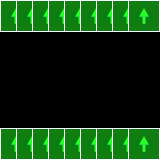

Tiled map render using the project's own tile images. Description and the whole map definition, tile-layer contents included, below:
An orthogonal 10x10 tile map with 16x16 px tiles, 1 tile layer (Calque de Tile 1).

<map version="1.0" orientation="orthogonal" renderorder="left-up" width="10" height="10" tilewidth="16" tileheight="16" nextobjectid="1">
 <tileset firstgid="1" name="T1" tilewidth="32" tileheight="32" tilecount="24" columns="4">
  <image source="06_32x32_32x64.png" width="128" height="192" />
 </tileset>
 <layer name="Calque de Tile 1" width="10" height="10">
  <data>
   <tile gid="0" />
   <tile gid="0" />
   <tile gid="0" />
   <tile gid="0" />
   <tile gid="0" />
   <tile gid="0" />
   <tile gid="0" />
   <tile gid="0" />
   <tile gid="0" />
   <tile gid="0" />
   <tile gid="5" />
   <tile gid="5" />
   <tile gid="5" />
   <tile gid="5" />
   <tile gid="5" />
   <tile gid="5" />
   <tile gid="5" />
   <tile gid="5" />
   <tile gid="5" />
   <tile gid="0" />
   <tile gid="0" />
   <tile gid="0" />
   <tile gid="0" />
   <tile gid="0" />
   <tile gid="0" />
   <tile gid="0" />
   <tile gid="0" />
   <tile gid="0" />
   <tile gid="0" />
   <tile gid="0" />
   <tile gid="0" />
   <tile gid="0" />
   <tile gid="0" />
   <tile gid="0" />
   <tile gid="0" />
   <tile gid="0" />
   <tile gid="0" />
   <tile gid="0" />
   <tile gid="0" />
   <tile gid="0" />
   <tile gid="0" />
   <tile gid="0" />
   <tile gid="0" />
   <tile gid="0" />
   <tile gid="0" />
   <tile gid="0" />
   <tile gid="0" />
   <tile gid="0" />
   <tile gid="0" />
   <tile gid="0" />
   <tile gid="0" />
   <tile gid="0" />
   <tile gid="0" />
   <tile gid="0" />
   <tile gid="0" />
   <tile gid="0" />
   <tile gid="0" />
   <tile gid="0" />
   <tile gid="0" />
   <tile gid="0" />
   <tile gid="0" />
   <tile gid="0" />
   <tile gid="0" />
   <tile gid="0" />
   <tile gid="0" />
   <tile gid="0" />
   <tile gid="0" />
   <tile gid="0" />
   <tile gid="0" />
   <tile gid="0" />
   <tile gid="0" />
   <tile gid="0" />
   <tile gid="0" />
   <tile gid="0" />
   <tile gid="0" />
   <tile gid="0" />
   <tile gid="0" />
   <tile gid="0" />
   <tile gid="0" />
   <tile gid="0" />
   <tile gid="0" />
   <tile gid="0" />
   <tile gid="0" />
   <tile gid="0" />
   <tile gid="0" />
   <tile gid="0" />
   <tile gid="0" />
   <tile gid="0" />
   <tile gid="0" />
   <tile gid="0" />
   <tile gid="5" />
   <tile gid="5" />
   <tile gid="5" />
   <tile gid="5" />
   <tile gid="5" />
   <tile gid="5" />
   <tile gid="5" />
   <tile gid="5" />
   <tile gid="5" />
   <tile gid="0" />
  </data>
 </layer>
</map>
